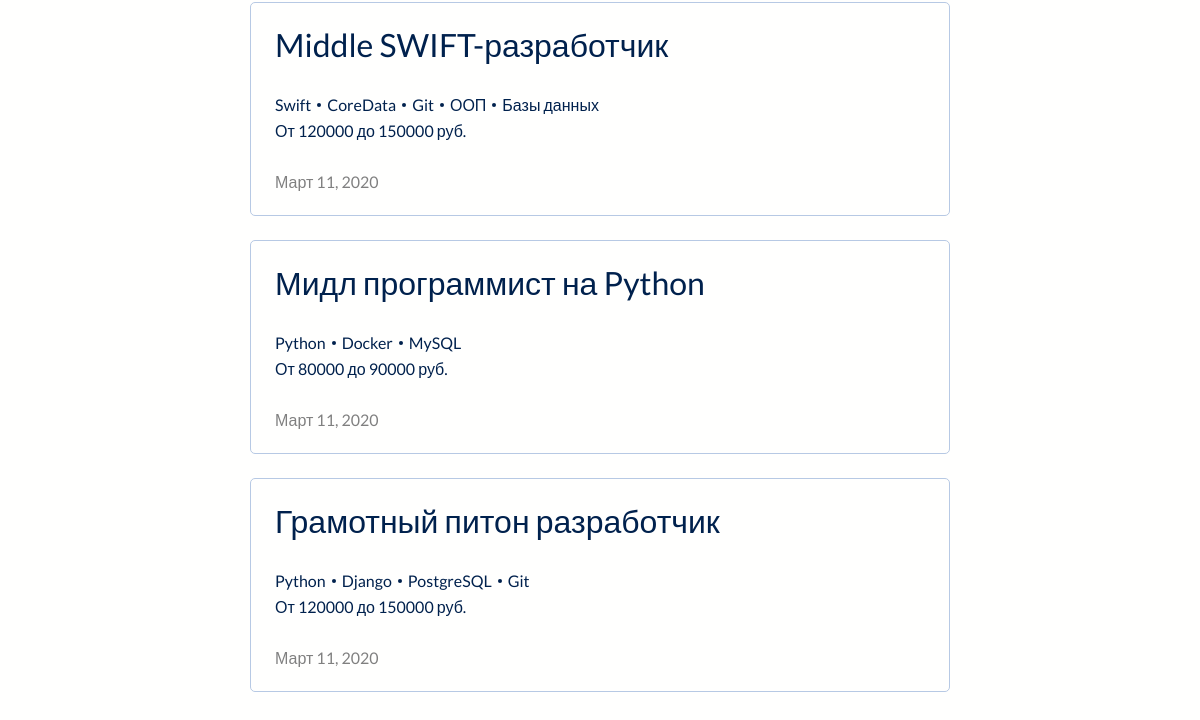
/vacancies/ (lower part), run on an earlier commit of the app's database.
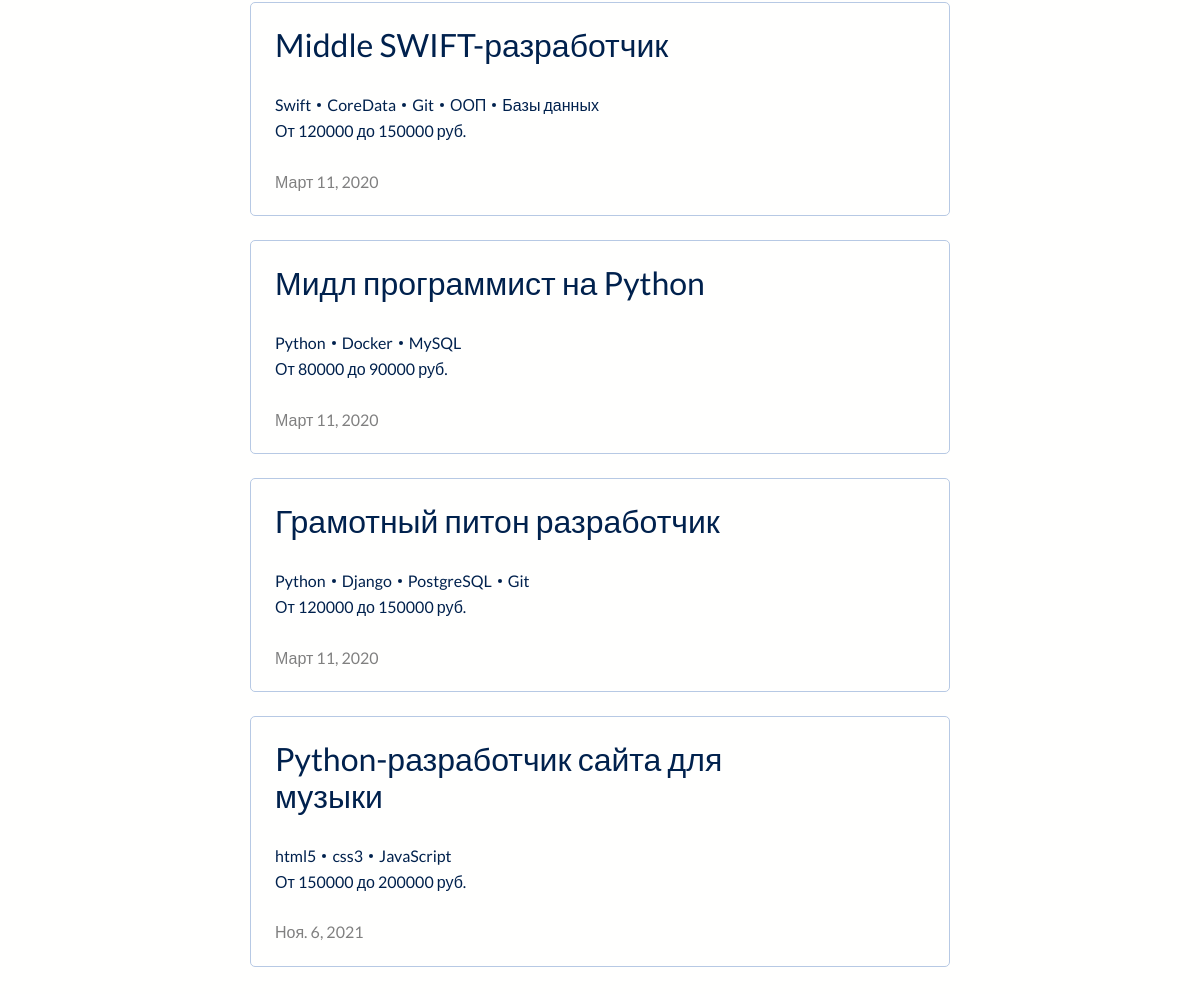
And on a later commit of the database.
### jumanji/models.py (models this page shows, shortened)
class Vacancy(models.Model):
    title = models.CharField(max_length=100)
    specialty = models.ForeignKey(Specialty, on_delete=models.CASCADE, related_name="vacancies", default=None)
    company = models.ForeignKey(Company, on_delete=models.CASCADE, related_name='vacancies')
    salary_from = models.IntegerField()
    salary_to = models.IntegerField()
    posted_at = models.DateField(default=timezone.now)
    skills = models.CharField(max_length=250)
    description = models.TextField()
    def get_skills(self):
        return self.skills.split(', ')

### jumanji/views.py (the view)
# urls.py: path('vacancies/', AllVacanciesPageView.as_view(), name="all_vacancies"),
class AllVacanciesPageView(ListView):
    model = Vacancy
    template_name = 'jumanji/vacancies.html'

### jumanji/templates/jumanji/vacancies.html (shortened to what this page needs)
{% extends 'base.html' %}
{% load static %}
{% block content %}
    {% include './block/vacancies-cards.html' with vacancies=object_list %}
{% endblock  %}

### jumanji/templates/jumanji/block/vacancies-cards.html (shortened to what this page needs)
<section class="vacancies-cards">
    {% if vacancies %}
        {% for vacancy in vacancies %}
        <a class="card" href="{% url 'vacancy_detail' vacancy.id %}">
            <div class="description">
                <h2>{{ vacancy.title }}</h2>
                <ul class="tags">
                    {% for skill in vacancy.get_skills %}
                    <li>{{ skill }}</li>
                    {% endfor %}
                </ul>
                <div class="salary">От {{ vacancy.salary_from }} до {{ vacancy.salary_to }} руб.</div>
                <div class="date">{{ vacancy.posted_at }}</div>
            </div>
        </a>
        {% endfor %}
    {% else %}
    <h1>Ничего не найдено</h1>
    {% endif %}
</section>

What changed in the data, as far as the page shows it:
added Vacancy: title "Python-разработчик сайта для музыки", get_skills "html5" "css3" "JavaScript", salary_from "150000", salary_to "200000", posted_at "Ноя. 6, 2021"
